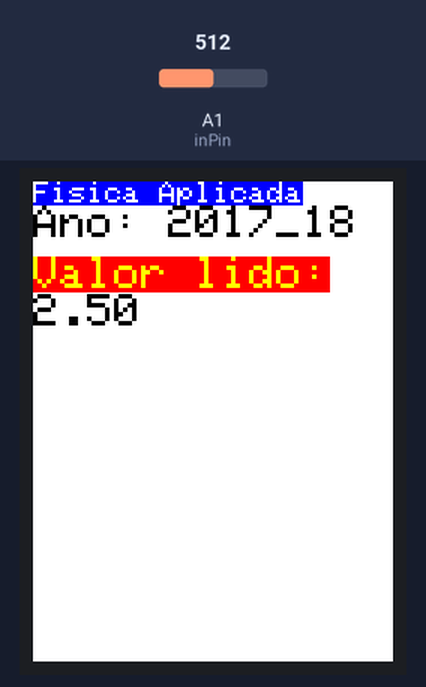
Bench run of a sketch on a simulated Arduino Mega 2560, built with avr-gcc and run on an emulated ATmega2560. Shown: 240×320 colour display. Inputs (shaded band) come from the test bench; at power-on: A1 (inPin) = 512. What the sketch prints to the serial monitor is not drawn.

Above: at 1.4 s.
1.5 s: A1 (inPin) set to 716
At 3.3 s:
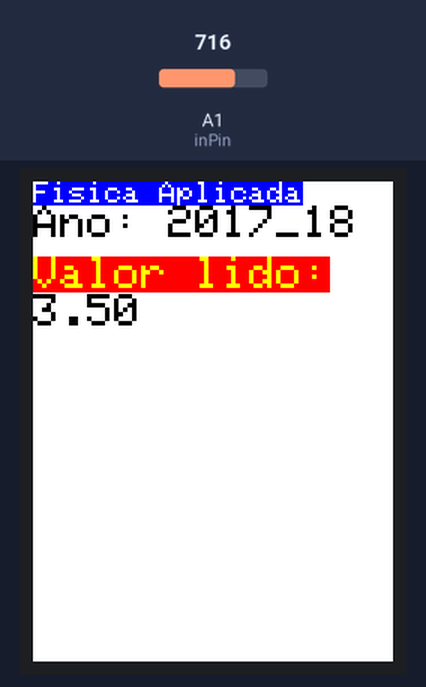
3.7 s: A1 (inPin) set to 900
At 5.0 s:
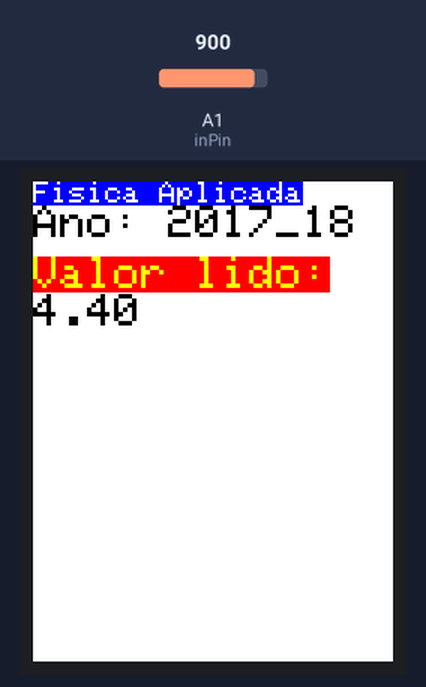
5.7 s: A1 (inPin) set to 1023
At 6.8 s:
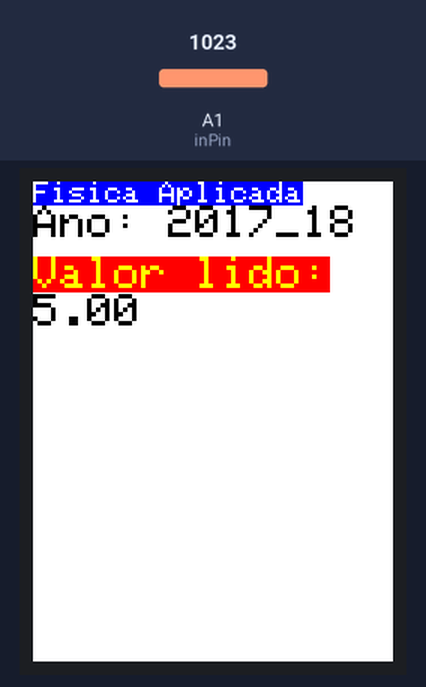
Timing chart, 0 to 8.7 s (numbered marks = the images above; inputs shaded):
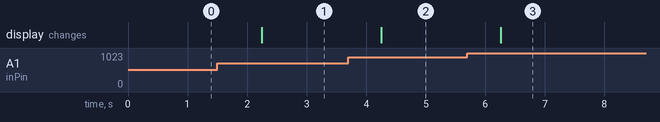

The sketch:

RP3_LCD.ino
```cpp
/**
 * @ex - Mod.3c - RP3
 * @brief -
 * @date -
 * @author - Afonso & Natanael
 * @state - inc / test
 */

/*
* Exemplo básico de escrita para o LCD
*
* As ligações do LCD são as seguintes:
* VCC -> 3.3V
* GND -> 0V
* CS -> Arduino 53
* RESET -> 3.3V
* DC -> Arduino 49
* MOSI -> Arduino 51
* SCLK -> Arduino 52
* LED -> Resistencia de 10k ligada a VCC
* MISO -> Arduino 50
*/

// incluir as bibliotecas necessárias
#include <SPI.h>
#include <Adafruit_GFX.h>
#include <Adafruit_ILI9341.h>

// definir os terminais de DC e CS
#define TFT_DC 49
#define TFT_CS 53

// criar um objeto tft com indicacao dos terminais DC e CS
Adafruit_ILI9341 tft = Adafruit_ILI9341(TFT_CS, TFT_DC);

const int inPin = A1;
float voltage=0., voltage_old=0.;

void setup() {
  // inicializar o tft
  tft.begin();

  // colocar fundo a branco
  tft.fillScreen(ILI9341_WHITE);

  // definir orientaçcao da escrita
  tft.setRotation(2);

  tft.setCursor(0, 0); // coluna, linha
  tft.setTextColor(ILI9341_WHITE, ILI9341_BLUE);
  tft.setTextSize(2);
  tft.println("Fisica Aplicada");
  tft.setTextColor(ILI9341_BLACK);
  tft.setTextSize(3);
  tft.print("Ano: ");
  tft.println("2017_18");

  tft.setCursor(0, 50);
  tft.setTextColor(ILI9341_YELLOW, ILI9341_RED);
  tft.setTextSize(3);
  tft.println("Valor lido:");

  Serial.begin (9600);
}

void loop() {
  voltage = analogRead(inPin)*(5.0/1023);

  tft.setCursor(0, 75);
  tft.setTextColor(ILI9341_WHITE);
  tft.print(voltage_old);

  Serial.println(voltage);

  tft.setCursor(0, 75);
  tft.setTextColor(ILI9341_BLACK);
  tft.print(voltage);

  voltage_old=voltage;
  delay(1000);
}
```

Measured:
- after the input at 1.5 s, the display: changes after 0.75 s (image 1)
- after the input at 3.7 s, the display: changes after 0.55 s (image 2)
- after the input at 5.7 s, the display: changes after 0.56 s (image 3)
